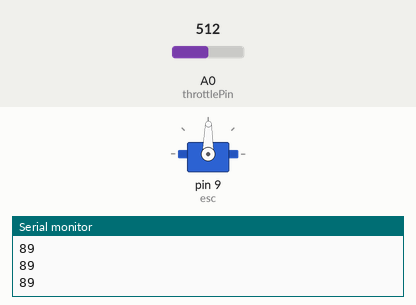
Simulated run of this sketch. Board: Arduino Uno, built with avr-gcc and run on an emulated ATmega328P. Parts: servo, the last lines printed to the serial monitor. The test bench sets the inputs (shaded band); at power-on: A0 (throttlePin) = 512.

Above: at 1.2 s.
1.3 s: A0 (throttlePin) set to 716
At 1.9 s:
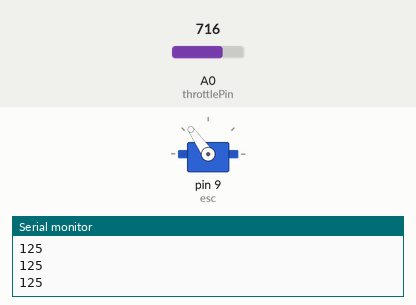
2.8 s: A0 (throttlePin) set to 900
At 3.1 s:
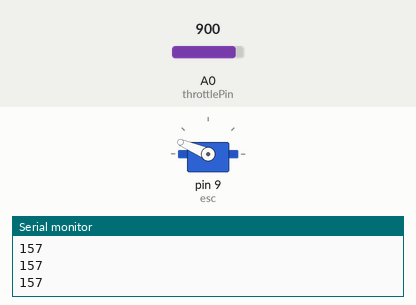
4.3 s: A0 (throttlePin) set to 1023
At 5.4 s:
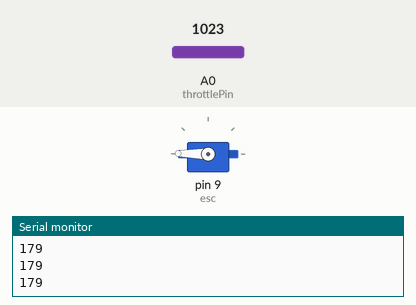
5.8 s: A0 (throttlePin) set to 306
At 6.6 s:
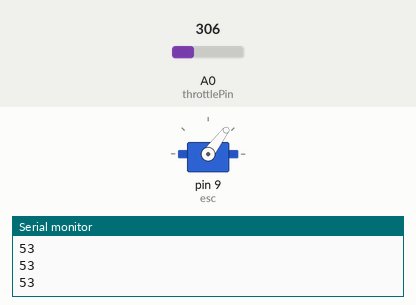
7.3 s: A0 (throttlePin) set to 122
At 7.7 s:
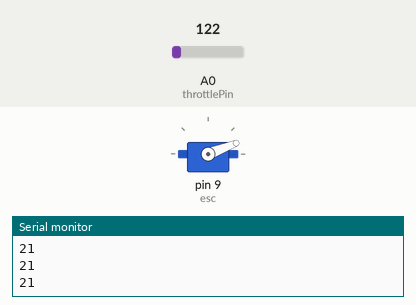
8.8 s: A0 (throttlePin) set to 511
At 10.1 s:
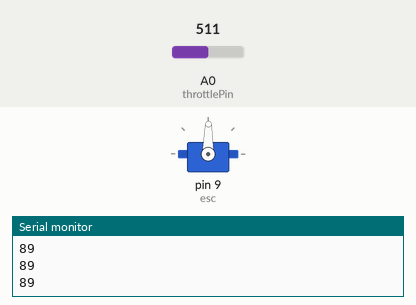
Timing chart, 0 to 11.3 s (numbered marks = the images above; inputs shaded):
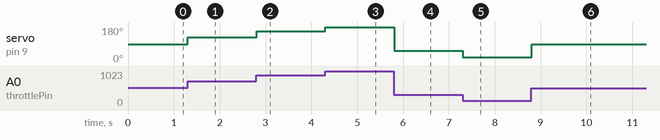

The sketch:

esctest2.ino
```cpp
#include <Servo.h>

Servo esc;
int throttlePin = 0;

void setup()
{
  delay(10);
esc.attach(9);
Serial.begin(9600);
  Serial.println("PowerOn");
}

void loop()
{
int throttle = analogRead(throttlePin);
throttle = map(throttle, 0, 1023, 0, 179);
Serial.println(throttle);
esc.write(throttle);
}
```

Measured:
- after the input at 1.3 s, servo on pin 9 (esc): 89° → 125° at once
- after the input at 2.8 s, servo on pin 9 (esc): 125° → 157° at once
- after the input at 4.3 s, servo on pin 9 (esc): 157° → 179° at once
- after the input at 5.8 s, servo on pin 9 (esc): 179° → 53° at once
- after the input at 7.3 s, servo on pin 9 (esc): 53° → 21° at once
- after the input at 8.8 s, servo on pin 9 (esc): 21° → 89° at once
